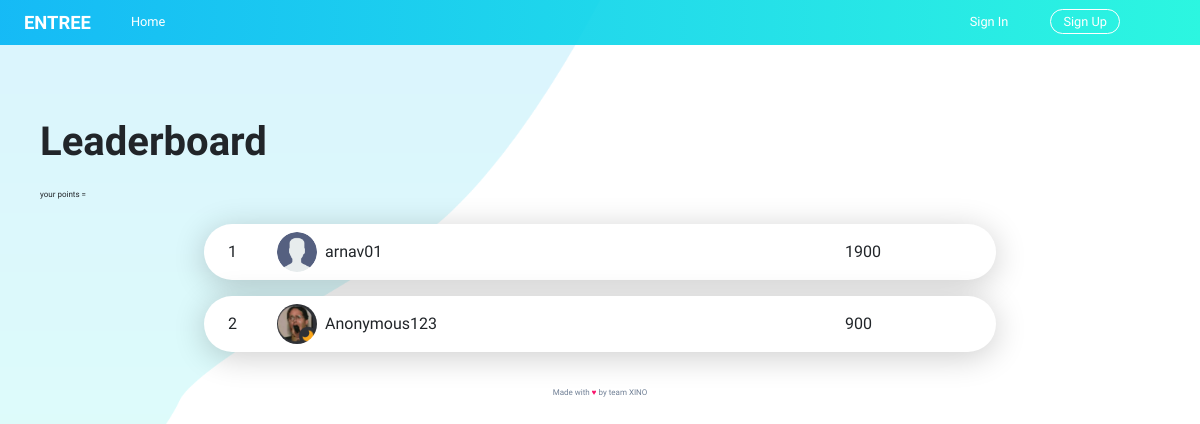
The app's page /leaderboard with its own data.
### Tool/models.py (models this page shows, shortened)
class User(db.Model,UserMixin):
    __tablename__ = 'users'
    id = db.Column(db.Integer,primary_key = True)
    name = db.Column(db.String(64))
    username = db.Column(db.String , unique = True)
    profile_image = db.Column(db.String(64), nullable = False , default = 'developer.png')
    membership = db.Column(db.String(64), nullable = False , default = 'basic')
    email = db.Column(db.String(64),unique = True,index = True)
    password_hash = db.Column(db.String(128))
    points = db.Column(db.Integer , default = 0)
    anonymous = db.Column(db.String , default = 'No')

### app.py (the view)
@app.route('/leaderboard')
def leaderboard():
    all_users = User.query.order_by(User.points.desc()).all()
    n = len(all_users)
    rank = []
    for users in all_users:
        rank.append(n)
        n -= 1
    return render_template('leaderboard.htm',all_users=all_users,rank=rank)

### Tool/templates/leaderboard.htm (shortened to what this page needs)
{% extends "base.htm" %}
{% block content %}
<div class="lboard-wrapper">
    <h1 class="heading-2 mgb-small">Leaderboard</h1>
    <h1>your points = {{current_user.points}}</h1>
    <div class="lboard">
      {%for user in all_users%}
        <div class="lboard__item">
            <p class="lboard__no">{{rank.pop()}}</p>
            <img src="{{url_for('static', filename=user.profile_image)}}" alt="pfp 1" class="lboard__img">
            <p class="lboard__info"> {%if user == current_user%}
            <td>{{user.username}}(You)</td>
            {%elif user.anonymous == 'Yes'%}
            <td>Anonymous123</td>
            {%else%}
            <td>{{user.username}}</td>
            {%endif%}</p>
            <p class="lboard__points">{{user.points}}</p>
        </div>
        {%endfor%}
    </div>
</div>
{%endblock%}

### Tool/static/css/styles.css (style rules this page uses)
html { font-size: 62.5%; scroll-behavior: smooth; box-sizing: border-box; }
@media only screen and (max-width: 75em) { html { font-size: 50%; } }
*, *::before, *::after { margin: 0; padding: 0; box-sizing: inherit; }
body { font-family: "Montserrat", sans-serif; font-weight: 400; line-height: 1.6; overflow-x: hidden; }
.mgb-small { margin-bottom: 3rem; }
.lboard-wrapper { margin-top: 10rem; padding: 0rem 5rem; }
.heading-2 { text-transform: capitalize; font-weight: 600; font-size: 5rem; }
.lboard { padding: 3rem; width: 75%; margin: auto; }
.lboard__item { display: flex; align-items: center; background-color: #ffffff; box-shadow: 0 5px 4rem rgba(0, 0, 0, 0.2); border-radius: 100px; padding: 1rem 3rem; }
.lboard__item:not(:last-child) { margin-bottom: 2rem; }
.lboard__no { margin-right: 5rem; }
.lboard__img { width: 5rem; height: 5rem; border-radius: 50%; margin-right: 1em; }
.lboard__info, .lboard__no, .lboard__points { font-size: 2rem; }
.lboard__info { width: calc(100% - 28rem); }

### records on screen
User: pop "1", profile_image (picture), username "arnav01", points "1900"
User: pop "2", profile_image (picture), anonymous "Anonymous123", points "900"
